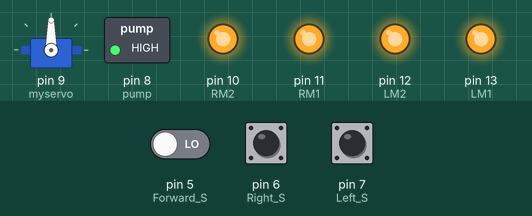
The sketch below on a simulated Arduino Uno, built with avr-gcc and run on an emulated ATmega328P. On the bench: servo, switched loads named in the sketch (green lamp = pin HIGH), output pins drawn as LEDs (lit = HIGH). Inputs (shaded band) come from the test bench; at power-on: pin 5 (Forward_S) LOW, pin 7 (Left_S) LOW, pin 6 (Right_S) LOW.

Above: at 3.8 s.
6.7 s: pin 5 (Forward_S) driven HIGH
At 7.31 s:
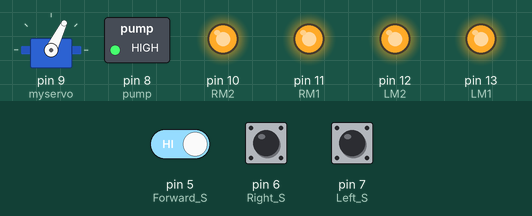
At 9.6 s:
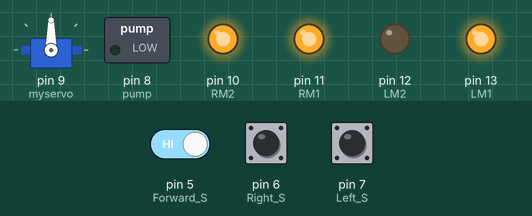
10.5 s: pin 7 (Left_S) pulled HIGH for 3 s
At 10.9 s:
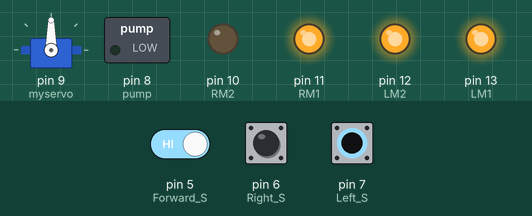
Timing chart, 0 to 15.1 s (numbered marks = the images above; inputs shaded):
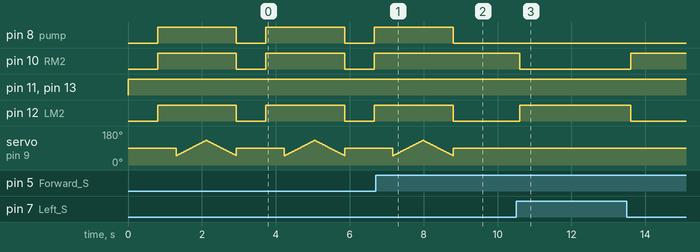

Measured:
- after the input at 6.7 s, pin 8 (pump), pin 12 (LM2): goes on until 8.8 s, then stays LOW; pin 10 (RM2): stays HIGH (without the input it goes to LOW after 2.1 s)
- after the input at 10.5 s, pin 10 (RM2): HIGH → LOW after 0.10 s, → HIGH 3.0 s later; pin 12 (LM2): LOW → HIGH after 0.10 s, → LOW 3.0 s later
- by itself, pin 8 (pump), pin 10 (RM2), pin 12 (LM2): alternates HIGH for 2.1 s and LOW for 0.80 s

The sketch:

Fire_fighting_Robot.ino
```cpp
#include <Servo.h>

Servo myservo;
int pos = 0;
boolean fire = false;

#define Left_S 7     // left sensor
#define Right_S 6   // right sensor
#define Forward_S 5  //forward sensor

#define LM1 13  // left motor
#define LM2 12  // left motor
#define RM1 11  // right motor
#define RM2 10  // right motor
#define pump 8
void setup() {

  pinMode(Left_S, INPUT);
  pinMode(Right_S, INPUT);
  pinMode(Forward_S, INPUT);

  pinMode(LM1, OUTPUT);
  pinMode(LM2, OUTPUT);
  pinMode(RM1, OUTPUT);
  pinMode(RM2, OUTPUT);
  pinMode(pump, OUTPUT);

  myservo.attach(9);

  myservo.write(90);
}
void put_off_fire() {
  delay(500);
  digitalWrite(LM1, HIGH);
  digitalWrite(LM2, HIGH);
  digitalWrite(RM1, HIGH);
  digitalWrite(RM2, HIGH);
  digitalWrite(pump, HIGH);
  delay(500);
  for (pos = 50; pos <= 130; pos += 1) {
    myservo.write(pos);
    delay(10);
  }
  for (pos = 130; pos >= 50; pos -= 1) {
    myservo.write(pos);
    delay(10);
  }
  digitalWrite(pump, LOW);
  myservo.write(90);
  fire = false;
}
void loop() {
  myservo.write(90);                                                                         //Sweep_Servo();
  if (digitalRead(Left_S) == 1 && digitalRead(Right_S) == 1 && digitalRead(Forward_S) == 1)  //If Fire not detected all sensors are zero
  {
    digitalWrite(LM1, HIGH);
    digitalWrite(LM2, HIGH);
    digitalWrite(RM1, HIGH);
    digitalWrite(RM2, HIGH);
  } else if (digitalRead(Forward_S) == 0)  //If Fire is straight ahead
  {
    //Move the robot forward
    digitalWrite(LM1, HIGH);
    digitalWrite(LM2, LOW);
    digitalWrite(RM1, HIGH);
    digitalWrite(RM2, LOW);
    fire = true;
  } else if (digitalRead(Left_S) == 0)  //If Fire is to the left
  {
    //Move the robot left
    digitalWrite(LM1, HIGH);
    digitalWrite(LM2, LOW);
    digitalWrite(RM1, HIGH);
    digitalWrite(RM2, HIGH);
  } else if (digitalRead(Right_S) == 0)  //If Fire is to the right
  {
    //Move the robot right
    digitalWrite(LM1, HIGH);
    digitalWrite(LM2, HIGH);
    digitalWrite(RM1, HIGH);
    digitalWrite(RM2, LOW);
  }
  delay(300);  //Slow down the speed of robot
  while (fire == true) {
    put_off_fire();
  }
}
```
